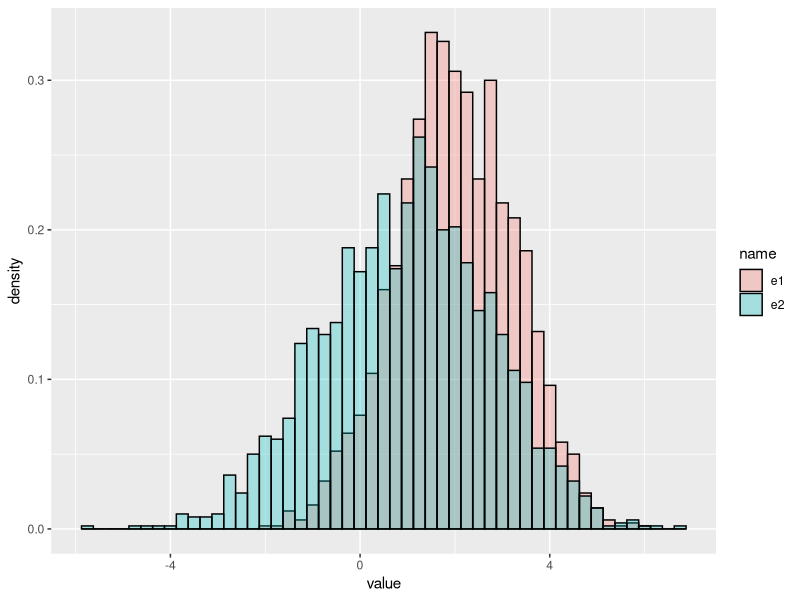
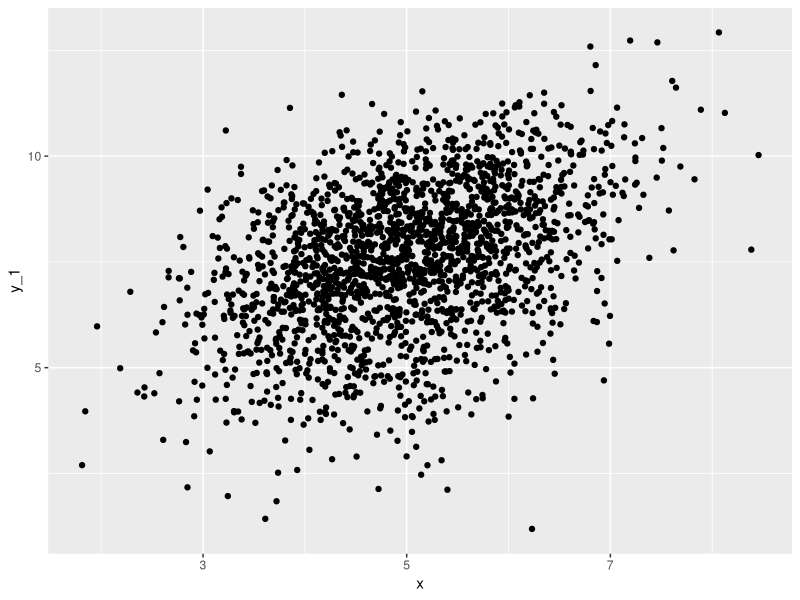
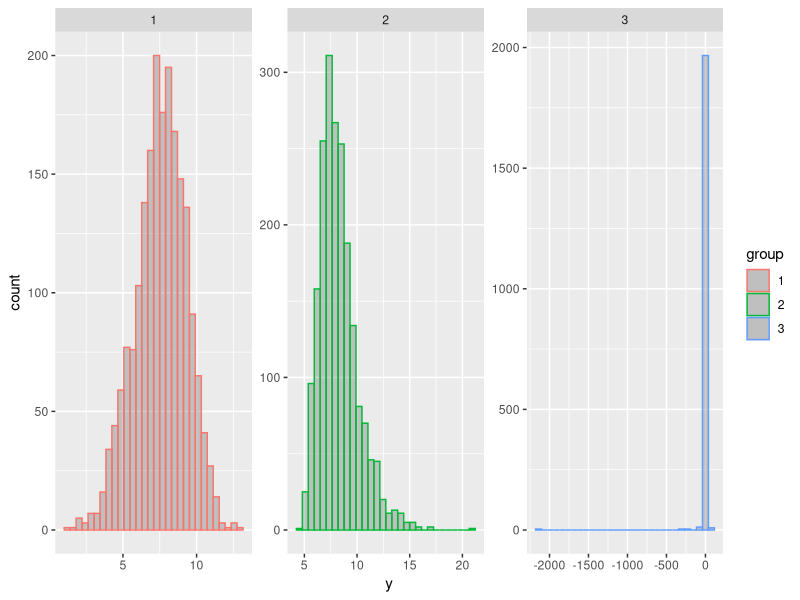

The R source for these figures, in order: (Note: this script raises an error after producing the figures.)
library(tidyverse)

# Simulating data generating processes

n = 2000 # Sample size

# Setting random seed
set.seed(1981)

# Exercise 2
# Generating x
x = rnorm(n = n, mean = 5, sd = sqrt(1))

# Defining betas

beta = c(2.35, 0.75)

# Simulating model 1
# Since \mu_1, \mu_2, \sigma_1 and \sigma_2 were not specified, I'm considering the following
mu_1 = 2
mu_2 = 1
sigma_1 = sqrt(1.5)
sigma_2 = sqrt(3)

e1 = rnorm(n = n, mean = mu_1, sd = sigma_1)
e2 = rnorm(n = n, mean = mu_2, sd = sigma_2)

# Defining an auxiliary random variable P ~ Bernoulli(1/2)

P = rbinom(n = n, size = 1, prob = 1/2)

e = P * e1 + (1-P) * e2

y_1 = beta[1] + beta[2] * x + e

tibble(e1, e2) %>%
  pivot_longer(cols = c('e1', 'e2')) %>%
  ggplot(aes(x = value, group = name)) +
    geom_histogram(aes(y = after_stat(density), fill = name),
                   alpha = .3, position = 'identity', binwidth = 0.25, color = 'black')

ggplot() +
  geom_point(aes(y = y_1, x = x))

# Simulating model 2
# Since a and b were not specified, I'm considering the following

a = 1.75
b = .8

u = rgamma(n = n, shape = a, rate = b)

y_2 = beta[1] + beta[2] * x + u

# Simulating model 3

v = rt(n = 500, df = 1)

y_3 = beta[1] + beta[2] * x + v

rbind(
  tibble(y = y_1, x = x, group = '1'),
  tibble(y = y_2, x = x, group = '2'),
  tibble(y = y_3, x = x, group = '3')
) %>%
  ggplot(aes(x = y, color = group)) +
    geom_histogram(alpha = .3) + facet_wrap(~group, scales = 'free')


# Exercise 3.2
# I'm assuming y - Xb ~ N(0, sigma^2)
# For the remaining exercises, I'll be using OLS estimates as initial conditions

# Objective funciton
l_norm0 <- function(theta, y, x){
  -length(y)/2*log(2*pi*theta[3]) + sum(-1/(2*theta[3])*(y - theta[1] - theta[2]*x)^2)
}

l_norm0 <- function(theta, y, x){
  (1/sqrt(2*pi*theta[3]))^length(n)*exp(-1/(2*theta[3])*sum((y - theta[1] - theta[2]*x)^2))
}

# Model 1

# Initial condition
init_norm = c(coef(
  lm(y_1 ~ x)
), sigma2 = ols_mod$sigma^2) # Adding OLS estimate for \sigma^2

optim(par = init_norm,
      fn = function(theta){-l_norm0(theta = theta, y = y_1, x=x)})

# Model 2

optim(par = init_norm,
      fn = function(theta){-l_norm0(theta = theta, y = y_2, x=x)})


# Model 3

optim(par = init_norm,
      fn = function(theta){-l_norm0(theta = theta, y = y_3, x=x)})

# Exercise 4

# Model 1

# Objective funciton
l_normmix <- function(theta, mu1, mu2, sigma2_1, sigma2_2, y, x){
  (length(y)/2)*log((2/(pi*(sigma2_1 + sigma2_2)))) + sum(-2/(sigma2_1+sigma2_2)*(y - theta[1] - theta[2]*x - (mu1+mu2)/2)^2)
}

# Initial condition previously defined #

optim(par = init_norm[-3],
      fn = function(theta){-l_normmix(theta = theta, mu1 = 2, mu2 = 1, sigma2_1 = 1.5, sigma2_2 = 3, y = y_1, x=x)})

# Model 2

# Objective funciton
l_gamma <- function(theta, a, b, y, x){
  if(prod(y - theta[1] - theta[2]*x > 0)){ # Checking whether u_i > 0 \forall i = 1, ..., n
    return(length(y)*log(b^a/gamma(a)) + (a-1)*sum(log(y - theta[1] - theta[2]*x)) - b*sum(y - theta[1] - theta[2] * x))
  }else{
    return(-Inf)
    }
}

# Initial condition

init_gamma = coef(
  lm(y_2 ~ x)
)

# The objective function evaluated at the initial condition returns an error.
# So I'll be subtracting 1

optim(par = init_gamma-1,
      fn = function(theta){-l_gamma(theta = theta, a = 1.75, b = .8, y = y_2, x = x)})

# Model 3

# Objective funciton
l_t <- function(theta, y, x){
  length(y)*(log(gamma((theta[3]+1)/2)) - log(sqrt(theta[3]*pi)) - log(gamma(theta[3]/2))) -
    (theta[3]+1)/2*sum(log(1 + ((y - theta[1] - theta[2]*x)^2)/theta[3]))
}

# Initial condition

init_t = c(coef(
  lm(y_3 ~ x)
), df = 0.0001) # Setting a pretty small degree of freedom as an initial guess

optim(par = init_t,
      fn = function(theta){-l_t(theta = theta, y = y_3, x=x)})

